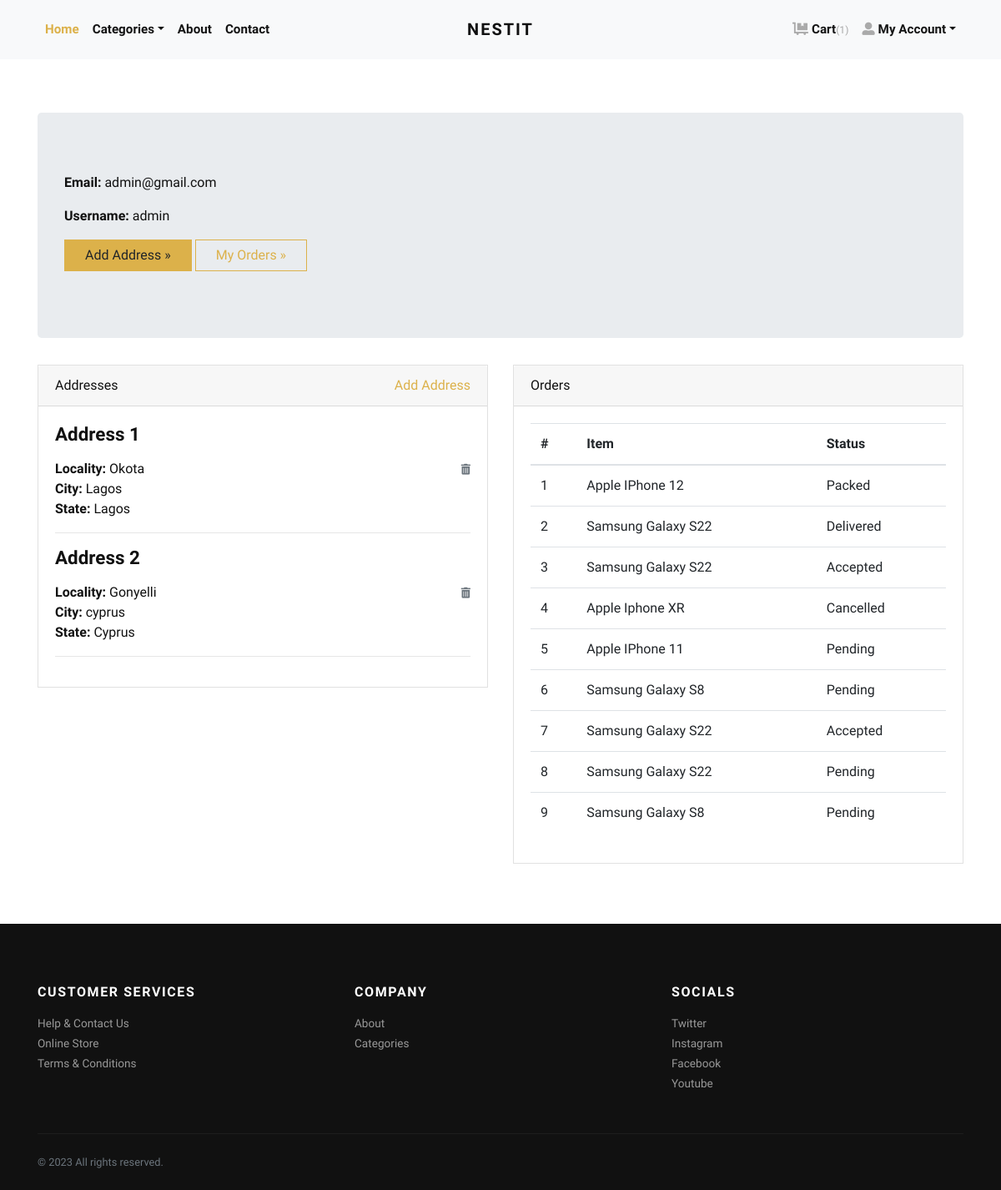
/accounts/profile/ (signed in), run on the app's committed database.
### store/models.py (models this page shows, shortened)
class Address(models.Model):
    user = models.ForeignKey(User, verbose_name="User", on_delete=models.CASCADE)
    locality = models.CharField(max_length=200, verbose_name="Nearest Location")
    city = models.CharField(max_length=200, verbose_name="City")
    state = models.CharField(max_length=200, verbose_name="State")

class Order(models.Model):
    user = models.ForeignKey(User, verbose_name="User", on_delete=models.CASCADE)
    address = models.ForeignKey(Address, verbose_name="Shipping Address", on_delete=models.CASCADE)
    product = models.ForeignKey(Product, verbose_name="Product", on_delete=models.CASCADE)
    quantity = models.PositiveIntegerField(verbose_name="Quantity")
    ordered_date = models.DateTimeField(auto_now_add=True, verbose_name="Ordered Date")
    status = models.CharField(
        choices=STATUS_CHOICES,
        max_length=100,
        default="Pending"
        )

class Product(models.Model):
    title = models.CharField(max_length=200, verbose_name="Product Title")
    slug = models.SlugField(max_length=155, verbose_name="Product Slug")
    sku = models.CharField(max_length=155, unique=True, verbose_name="Unique Product ID (SKU)")
    short_description = models.TextField(verbose_name="Short Description")
    detail_description = models.TextField(blank=True, null=True, verbose_name="Detail Description")
    product_image = models.ImageField(upload_to='product', blank=True, null=True, verbose_name="Product Image")
    price = models.DecimalField(max_digits=8, decimal_places=2)
    category = models.ForeignKey(Category, verbose_name="Product Categoy", on_delete=models.CASCADE)
    is_active = models.BooleanField(verbose_name="Is Active?")
    is_featured = models.BooleanField(verbose_name="Is Featured?")
    created_at = models.DateTimeField(auto_now_add=True, verbose_name="Created Date")
    updated_at = models.DateTimeField(auto_now=True, verbose_name="Updated Date")
    class Meta:
        verbose_name_plural = 'Products'
        ordering = ('-created_at', )

### store/views.py (the view)
# urls.py: path('accounts/profile/', views.profile, name="profile"),
@login_required
def profile(request):
    addresses = Address.objects.filter(user=request.user)
    orders = Order.objects.filter(user=request.user)
    return render(request, 'account/profile.html', {'addresses':addresses, 'orders':orders})

### store/context_preprocessors.py (called while the page is built)
def store_menu(request):
    categories = Category.objects.filter(is_active=True)
    context = {
        'categories_menu': categories,
    }
    return context

def cart_menu(request):
    if request.user.is_authenticated:
        cart_items= Cart.objects.filter(user=request.user)
        context = {
            'cart_items': cart_items,
        }
    else:
        context = {}
    return context

### templates/account/profile.html (shortened to what this page needs)
{% extends 'layout.html' %}
{% load static %}
    {% block content %}
      <div class="container py-5">
        <div class="jumbotron">
          <p><strong>Email:</strong> {{request.user.email}}</p>
          <p><strong>Username:</strong> {{request.user.username}}</p>
          <p><a class="btn btn-primary btn-large" href="{% url 'store:add-address' %}">Add Address »</a> <a class="btn btn-outline-primary btn-large" href="#">My Orders »</a></p>
        </div>
        <div class="row">
          <div class="col-lg-6">
            <div class="card mb-4" id="headings">
              <div class="card-header">Addresses <span class="float-right"><a href="{% url 'store:add-address' %}">Add Address</a></span></div>
              <div class="card-body">
                {% if addresses %}
                    {% for address in addresses %}
                        <h4 class="mb-3">Address {{forloop.counter}}</h4>
                        <span class="float-right"><a href="{% url 'store:remove-address' address.id %}"><i class="fas fa-trash-alt small text-muted"></i></a></span>
                        <p>
                            <strong>Locality: </strong>{{address.locality}} <br>
                            <strong>City: </strong>{{address.city}} <br>
                            <strong>State: </strong>{{address.state}} <br>
                        </p>
                        <hr>
                    {% endfor %}
                {% else %}
                <div class="text-danger">
                  Address not Added.
                </div>
                {% endif %}
              </div>
            </div>
          </div>
          <div class="col-lg-6">
            <div class="card mb-4" id="tables">
              <div class="card-header">Orders</div>
              <div class="card-body">
                <table class="table table-hover">
                  <thead>
                    <tr>
                      <th>#</th>
                      <th>Item</th>
                      <th>Status</th>
                    </tr>
                  </thead>
                  <tbody>
                    {% if orders %}
                      {% for order in orders %}
                        <tr>
                          <td>{{forloop.counter}}</td>
                          <td>{{order.product.title}}</td>
                          <td>
                            {{order.status}}
                          </td>
                        </tr>
                      {% endfor %}
                    {% else %}
                    <tr>
                      <td class="text-danger" colspan="3">You've not Ordered anything yet.</td>
                    </tr>
                    {% endif %}
                  </tbody>
                </table>
              </div>
            </div>
          </div>
        </div>
      </div>
{% endblock content %}

### phonestore/static/css/style.default.css (style rules this page uses)
strong { font-weight: 700; }
.btn { font-weight: 400; border: 1px solid transparent; font-family: inherit; padding: 0.375rem 1.5rem; font-size: 1rem; line-height: 1.5; border-radius: 0; transition: color 0.15s ease-in-out, background-color 0.15s ease-in-out, border-color 0.15s ease-in-out, box-shadow 0.15s ease-in-out; }
.btn-primary { color: #212529; background-color: #dcb14a; border-color: #dcb14a; }
.btn-outline-primary { color: #dcb14a; background-color: transparent; background-image: none; border-color: #dcb14a; }
body { font-family: "Libre Franklin", sans-serif; font-size: 1rem; font-weight: 400; line-height: 1.5; color: #111111; background-color: #fff; }
a { color: #dcb14a; text-decoration: none; }
h1, h2, h3, h4, h5, h6, .h1, .h2, .h3, .h4, .h5, .h6 { margin-bottom: 0.5rem; font-family: inherit; font-weight: 900; line-height: 1.2; color: inherit; }
h4, .h4 { font-size: 1.4rem; }
hr { border-top: 1px solid rgba(17, 17, 17, 0.1); }
small, .small { font-size: 80%; font-weight: 400; }
.card { background-color: #fff; border: 1px solid rgba(17, 17, 17, 0.125); border-radius: 0; }
.card-body { padding: 1.25rem; }
.card-header { padding: 0.75rem 1.25rem; background-color: rgba(17, 17, 17, 0.03); border-bottom: 1px solid rgba(17, 17, 17, 0.125); }
.card-header:first-child { border-radius: calc(0 - 1px) calc(0 - 1px) 0 0; }

### data on the page
Address: locality "Okota", city "Lagos", state "Lagos"
Address: locality "Gonyelli", city "cyprus", state "Cyprus"
Order: product "Apple IPhone 12", status "Packed"
Order: product "Samsung Galaxy S22", status "Delivered"
Order: product "Samsung Galaxy S22", status "Accepted"
Order: product "Apple Iphone XR", status "Cancelled"
Order: product "Apple IPhone 11", status "Pending"
Order: product "Samsung Galaxy S8", status "Pending"
Order: product "Samsung Galaxy S22", status "Accepted"
Order: product "Samsung Galaxy S22", status "Pending"
Order: product "Samsung Galaxy S8", status "Pending"

### other printed values
{{ cart_items.count }} "1"
{{ request.user.email }} "admin@gmail.com"
{{ request.user.username }} "admin"
